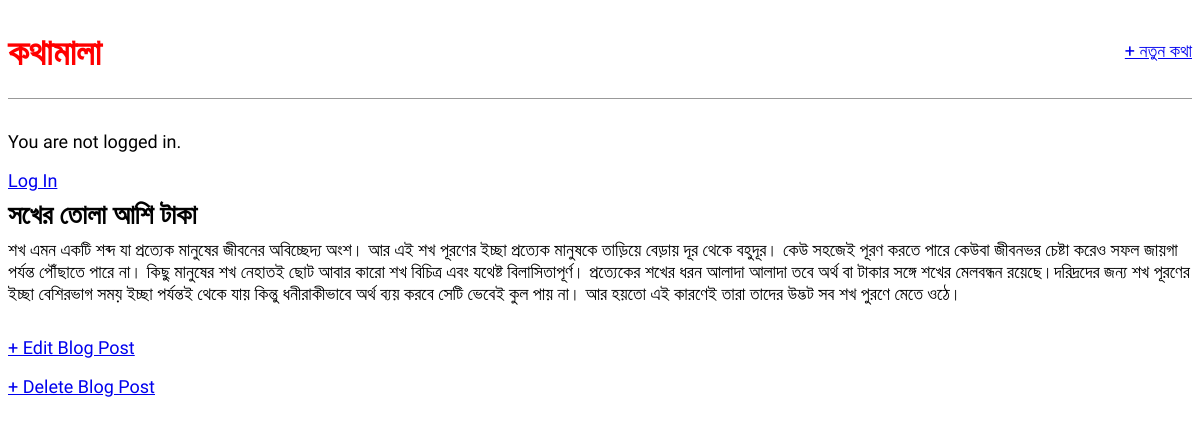
The app's page /post/1/ with its own data.
### blog/models.py (models this page shows, shortened)
class Post(models.Model):
    title = models.CharField(max_length=200)
    author = models.ForeignKey(
        'auth.User',
        on_delete = models.CASCADE,
    )
    body =models.TextField()

### blog/views.py (the view)
# urls.py: path('post/<int:pk>/', BlogDetailView.as_view(), name='post_detail'),
class BlogDetailView(DetailView):
    model = Post
    template_name = 'post_detail.html'

### templates/post_detail.html
{% extends 'base.html' %}
{% block content %}
<div class="post-entry">
<h2>{{post.title}}</h2>
<p>{{post.body}}</p>
</div>
<p><a href="{% url 'post_edit' post.pk %}">+ Edit Blog Post</a></p>
<p><a href="{% url 'post_delete' post.pk %}">+ Delete Blog Post</a></p>
{% endblock content %}

### static/css/base.css (style rules this page uses)
body { font-family: 'Atma', cursive; font-size: 18px; }
.post-entry { margin-bottom: 2rem; }
.post-entry h2 { margin: 0.5rem 0; }
.post-entry p { margin: 0; font-weight: 400; }

### records on screen
Post: title "সখের তোলা আশি টাকা", body "শখ এমন একটি শব্দ যা প্রত্যেক মানুষের জীবনের অবিচ্ছেদ্য অংশ। আর এই শখ পূরণের ইচ্ছা প্রত্যেক মানুষকে তাড়িয়ে বেড়ায় দূর থেকে বহুদূর। কেউ সহজেই পূরণ করতে পারে কেউবা জীবনভর চেষ্টা করেও সফল জায়গা পর্যন্ত পৌঁছাতে পারে না। কিছু মানুষের শখ নেহাতই ছোট আবার কারো শখ বিচিত্র এবং যথেষ্ট বিলাসিতাপূর্ণ। প্রত্যেকের শখের ধরন আলাদা আলাদা তবে অর্থ বা টাকার সঙ্গে শখের মেলবন্ধন রয়েছে।দরিদ্রদের জন্য শখ পূরণের ইচ্ছা বেশিরভাগ সময় ইচ্ছা পর্যন্তই থেকে যায় কিন্তু ধনীরাকীভাবে অর্থ ব্যয় করবে সেটি ভেবেই কুল পায় না। আর হয়তো এই কারণেই তারা তাদের উদ্ভট সব শখ পুরণে মেতে ওঠে।"
